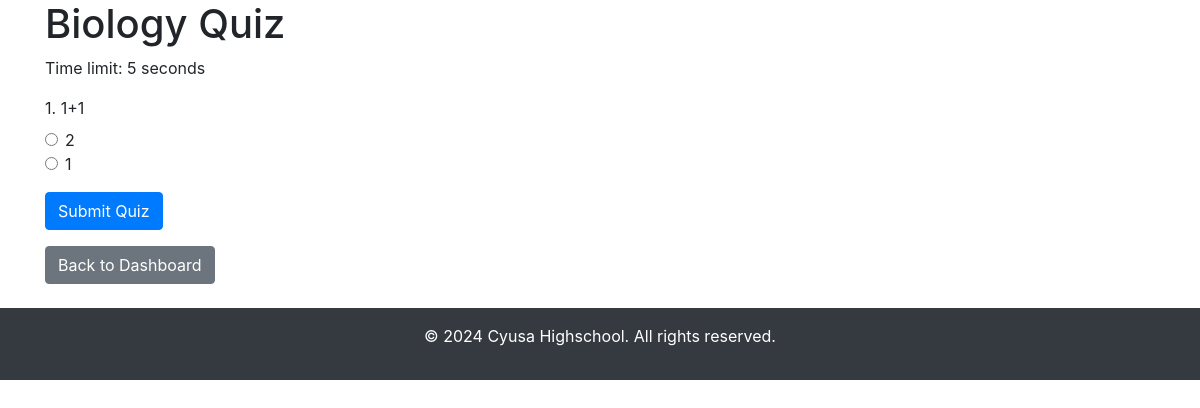
Before: /student/quiz/1 (signed in) with the older database file.
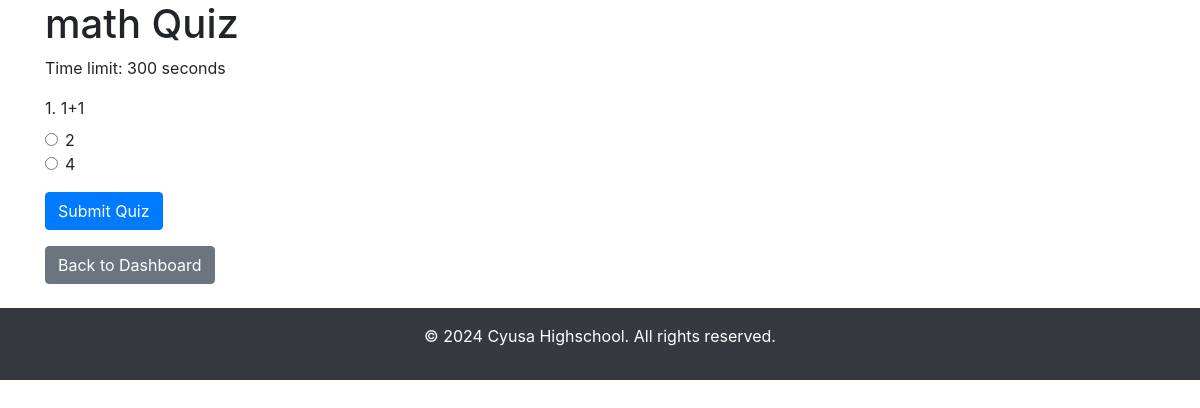
After: the same page with the newer database file.
### app.py (models this page shows)
class Quiz(db.Model):
    id = db.Column(db.Integer, primary_key=True)
    title = db.Column(db.String(100), nullable=False)
    time_limit = db.Column(db.Integer, default=300)  # In seconds (5 minutes by default)
    questions = db.relationship('Question', backref='quiz', lazy=True, cascade= "all, delete-orphan")
    module_id = db.Column(db.Integer, db.ForeignKey('module.id'), nullable=False)

class Question(db.Model):
    id = db.Column(db.Integer, primary_key=True)
    question_text = db.Column(db.String(255), nullable=False)
    choices = db.Column(db.String(255), nullable=False)  # Comma-separated choices
    correct_answer = db.Column(db.String(100), nullable=False)
    quiz_id = db.Column(db.Integer, db.ForeignKey('quiz.id'), nullable=False)

### app.py (the view, shortened to what this page needs)
@app.route('/student/quiz/<int:quiz_id>', methods=['GET', 'POST'])
@login_required
def start_quiz(quiz_id):
    if current_user.role != 'student':
        return redirect(url_for('teacher_dashboard'))
    quiz = Quiz.query.get(quiz_id)
    return render_template('start_quiz.html', quiz=quiz, time_limit=quiz.time_limit, enumerate=enumerate)

### app.py (called while the page is built)
@login_manager.user_loader
def load_user(user_id):
    return User.query.get(int(user_id))

### templates/start_quiz.html (shortened to what this page needs)
<!DOCTYPE html>
<html lang="en">
<head>
    <link rel="stylesheet" href="https://stackpath.bootstrapcdn.com/bootstrap/4.5.2/css/bootstrap.min.css">
</head>
<body>
    <div class="container">
        <h1>{{ quiz.title }}</h1>
        <p>Time limit: {{ time_limit }} seconds</p>
        <form action="" method="POST">
            {% for index, question in enumerate(quiz.questions) %}
            <div class="form-group">
                <label>{{ index + 1 }}. {{ question.question_text }}</label>
                <div>
                    {% for choice in question.choices.split(',') %}
                    <div class="form-check">
                        <input class="form-check-input" type="radio" name="question-{{ index }}" value="{{ choice }}">
                        <label class="form-check-label">{{ choice }}</label>
                    </div>
                    {% endfor %}
                </div>
            </div>
            {% endfor %}
            <button type="submit" class="btn btn-primary">Submit Quiz</button>
        </form>
        <a href="/student_dashboard" class="btn btn-secondary mt-3">Back to Dashboard</a>
    </div>
    <footer class="bg-dark text-white text-center py-3 mt-4">
        <p>© 2024 Cyusa Highschool. All rights reserved.</p>
    </footer>
</body>
</html>

Changed rows visible on the page:
changed Quiz: title "Biology Quiz" → "math Quiz"; time_limit (not shown) → "300"
Other visible differences:
{{ time_limit }}: "5" → (not shown)
new list line: "☐ 4"
list line gone: "☐ 1"
